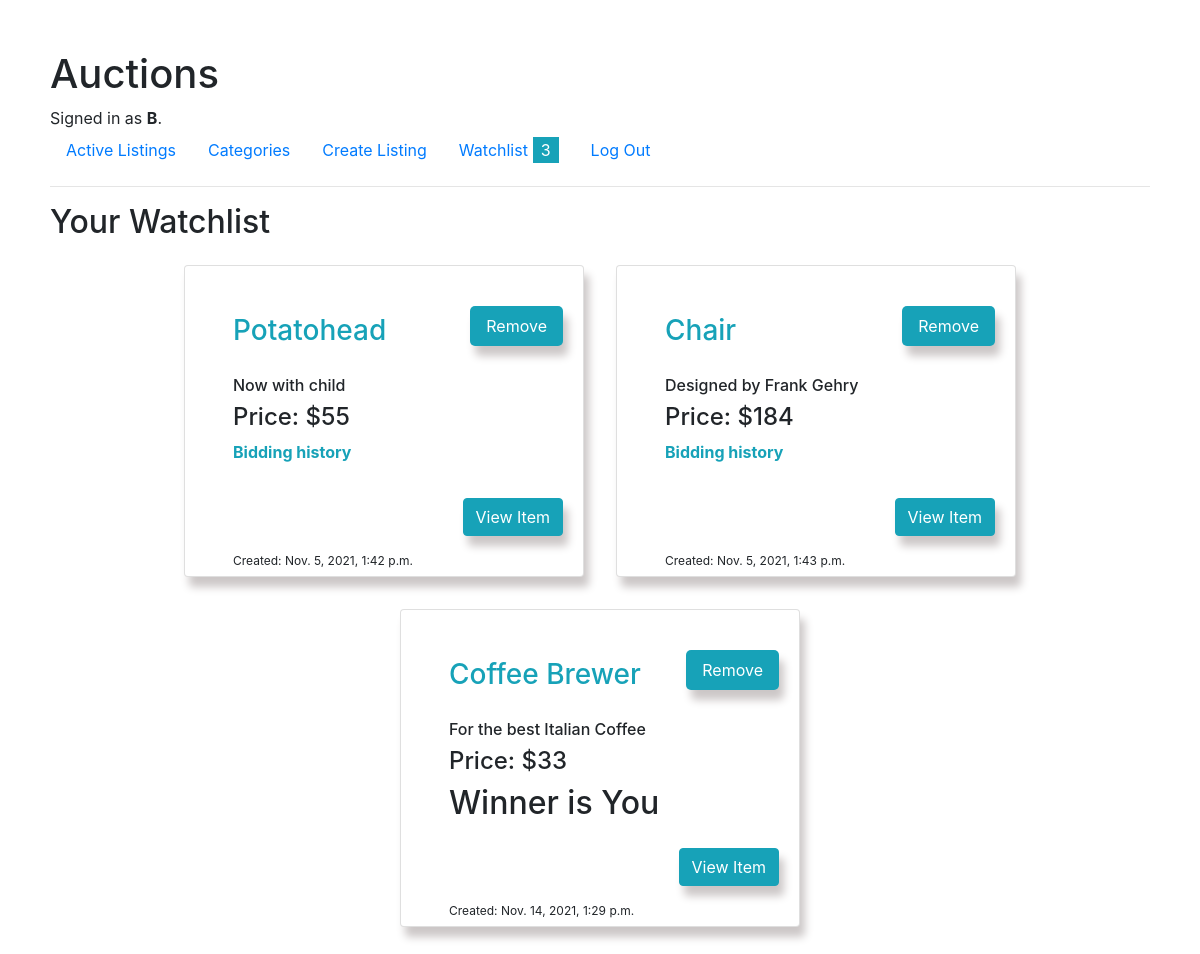
/watchlist/ (signed in), run on the app's committed database.
### auctions/models.py (models this page shows, shortened)
class User(AbstractUser):
    pass

class Watchlist(models.Model):
    user = models.ForeignKey(
        'User', on_delete=models.CASCADE, related_name="watchlist")
    listing = models.ForeignKey('Listing', on_delete=models.CASCADE)

class Listing(models.Model):
    title = models.CharField(max_length=64)
    description = models.TextField()
    starting_bid = models.IntegerField(default=0)
    date_created = models.DateTimeField(auto_now_add=True)
    image_url = models.CharField(max_length=255)
    user = models.ForeignKey(
        User, on_delete=models.CASCADE, related_name="seller")
    active = models.BooleanField(default=True)
    category = models.CharField(max_length=64, choices=CATEGORY_CHOISES)

### auctions/views.py (the view)
# urls.py: path("watchlist/", views.watchlist, name="watchlist"),
@login_required
def watchlist(request):
    if request.user.is_authenticated:
        user = request.user
        items = user.watchlist.all()
    else:
        return redirect('index')
    context = {
        'title': f"{user.username}'s Watchlist",
        'items': items,
        'user': user
    }
    return render(request, 'auctions/watchlist.html', context)

### auctions/templates/auctions/watchlist.html (shortened to what this page needs)
{% extends "auctions/layout.html" %}
{% block body %}
    <h2>Your Watchlist</h2>
    <div class="listings">
      {% if items %}
      {% for item in items %}
      <div class="card">
      <h3 class="title">{{ item.listing.title }}</h3>
      <a href="{% url 'watchlist_remove' item.listing.id %}" class="btn-upper btn-info">Remove</a>
      <h4 class="description">{{ item.listing.description }}</h4>
      <h4 class="price">Price: ${{ item.listing.starting_bid }}</h4>
      {% if item.listing.active %}
      <p><strong style= "color:#17a2b8;">Bidding history</strong></p>
      {% endif %}
      {% if  user == item.listing.user and not item.listing.active%}
      <h2>Winner is {{ item.listing.bid_item.last.user}}</h2>
      {% elif  user == item.listing.bid_item.last.user and not item.listing.active%}
      <h2>Winner is You</h2>
      {% elif  not item.listing.active%}
      <h2>Item is sold to another buyer</h2>
      {% endif %}
      <br>
      <img src="{{ item.listing.image_url }}" alt="{{ item.title }}" /><br/>
      <a href="{% url 'listing' item.listing.id %}" class="btn btn-info">View Item</a>
      <p class="timestamp">Created: {{ item.listing.date_created}}</p>
      </div>
      {% endfor %}
      {% else%}
      <h2>No items in watchlist</h2>
     {% endif%}
</div>
{% endblock body %}

### auctions/templates/auctions/layout.html (shortened to what this page needs)
{% load static %}
<!DOCTYPE html>
<html lang="en">
    <head>
        <link rel="stylesheet" href="https://stackpath.bootstrapcdn.com/bootstrap/4.4.1/css/bootstrap.min.css">
        <link href="{% static 'auctions/styles.css' %}" rel="stylesheet">
    </head>
    <body>
        <h1>Auctions</h1>
        <div>
            {% if user.is_authenticated %}
                Signed in as <strong>{{ user.username }}</strong>.
            {% else %}
                Not signed in.
            {% endif %}
        </div>
        <ul class="nav">
            <li class="nav-item">
                <a class="nav-link" href="{% url 'index' %}">Active Listings</a>
            </li>
            <li class="nav-item">
                <a class="nav-link" href="{% url 'categories' %}">Categories</a>
            </li>
            {% if user.is_authenticated %}
            <li class="nav-item">
                <a class="nav-link" href="{% url 'create' %}">Create Listing</a>
            </li>
            <li class="nav-item">
                <a class="nav-link" href="{% url 'watchlist' %}">Watchlist<span id="watchcount">{{ user.watchlist.count }}</span></a>
            </li>
                <li class="nav-item">
                    <a class="nav-link" href="{% url 'logout' %}">Log Out</a>
                </li>
            {% endif %}
        </ul>
        <hr>
        {% block body %}
        {% endblock %}
    </body>
</html>

### auctions/static/auctions/styles.css (style rules this page uses)
body { padding: 50px; width: 100%; }
.listings { display: flex; flex-wrap: wrap; justify-content: center; }
#watchcount { color: white; background: #17a2b8; margin-left:0.3em; padding:0.2em 0.5em; }
.card { width: 400px; box-shadow: 5px 10px 8px #ccc7c7; padding: 3em; margin: 1em; }
.title { color:#17a2b8; padding-bottom: 20px; }
.description { font-size: 1em; }
.price { font-size: 1.5em; }
.timestamp { position:absolute; bottom: -10px; font-size: 0.75em; }
.btn { position: absolute; right:20px; bottom: 40px; box-shadow: 5px 10px 8px #ccc7c7; }
.btn-upper { position: absolute; padding:0.5em 1em; border-radius: 5px; right:20px; top: 40px; box-shadow: 5px 10px 8px #ccc7c7; }

### data on the page
User: username "B", watchlist.count "3"
Watchlist: listing "Potatohead", listing.description "Now with child", listing.starting_bid "55", shows "Bidding history", listing.date_created "Nov. 5, 2021, 1:42 p.m."
Watchlist: listing "Chair", listing.description "Designed by Frank Gehry", listing.starting_bid "184", shows "Bidding history", listing.date_created "Nov. 5, 2021, 1:43 p.m."
Watchlist: listing "Coffee Brewer", listing.description "For the best Italian Coffee", listing.starting_bid "33", shows "Winner is You", listing.date_created "Nov. 14, 2021, 1:29 p.m."
